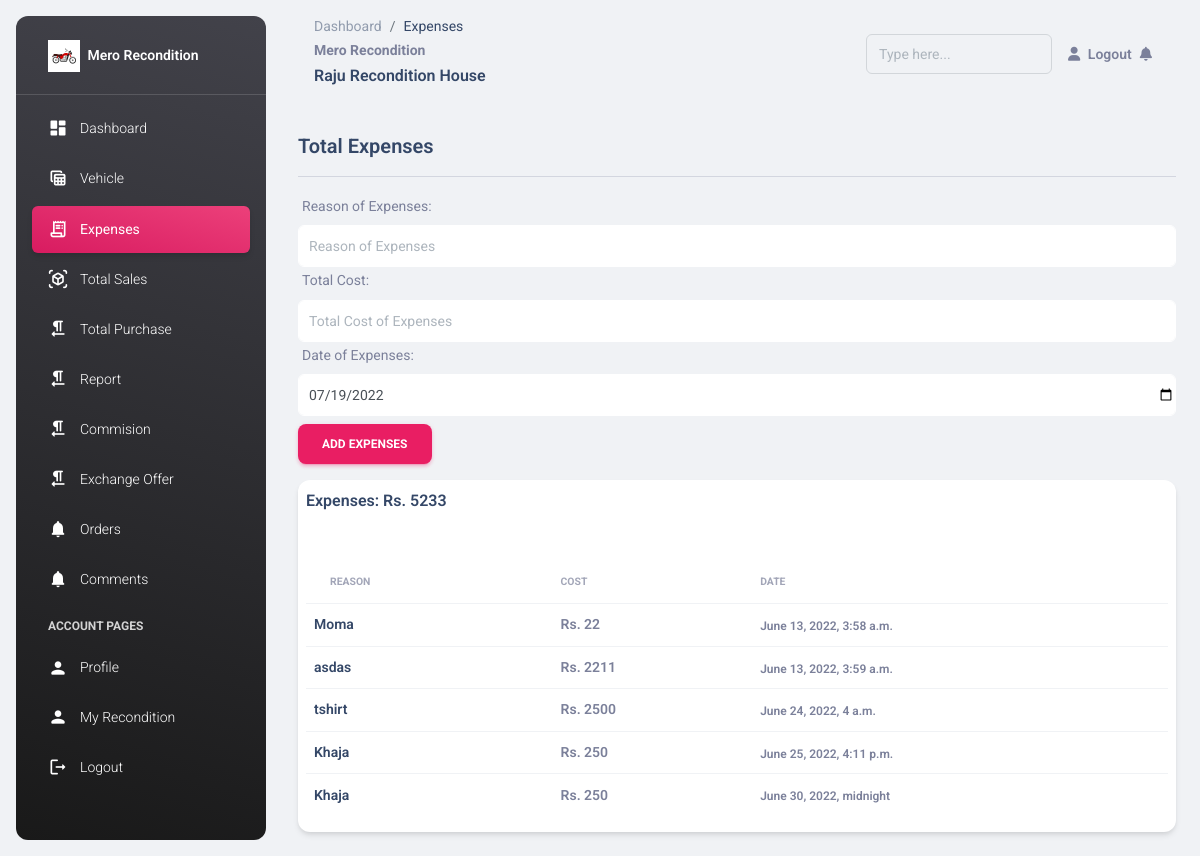
The app's page /recondition/expenses (signed in) with its own data.
### recon/models.py (models this page shows, shortened)
class CustomUser(AbstractUser):
    user_type_data = (("owner", "owner"), ("recondition", 'recondition'), ("customer", 'customer'))
    user_type = models.CharField(default = "owner", choices = user_type_data, max_length = 20)
    email = models.EmailField(unique = True)

class Recondition(models.Model):
    id = models.AutoField(primary_key = True)
    admin = models.OneToOneField(CustomUser, on_delete=models.CASCADE)
    number = models.BigIntegerField(blank= True, null = True)
    recondition_name = models.CharField(max_length=200)
    slug = models.SlugField(max_length=200, unique = True)
    Temporary_address = models.CharField(max_length = 300)
    District = models.CharField(max_length = 50, default = 'Kathmandu')
    profile_pic = models.ImageField(upload_to = "Recondition", blank = True)
    verified = models.BooleanField(default=False)
    created_at = models.DateTimeField(auto_now_add= True)
    expire_on = models.DateField(blank= True, null = True)
    long = models.CharField(max_length = 30, blank = True, null = True)
    lat = models.CharField(max_length = 30, blank = True, null = True)
    call = models.IntegerField()
    objects = models.Manager()

class Expenses(models.Model):
    id = models.AutoField(primary_key=True)
    cost = models.IntegerField()
    reason = models.CharField(max_length=200)
    date = models.DateTimeField()
    recondition = models.ForeignKey(CustomUser, related_name="recondition_expenses", on_delete=models.CASCADE)

### recond/views.py (the view, shortened to what this page needs)
# urls.py: path('expenses', views.Expenseshow.as_view(), name = "expense" ),
class Expenseshow(TemplateView):
    template_name = "recondition/expenses.html"
    def get(self, request, *args, **kwagrs):
        expenses = Expenses.objects.filter(recondition=request.user)
        exp_cost = Expenses.objects.filter(recondition = request.user).order_by('-date').aggregate(Sum('cost'))
        form = ExpenseForm()
        form.fields['date'].initial = date.today()
        dist =  {
            'form':form,
            'expenses': expenses,
            'cost':exp_cost
        }
        return render(request, self.template_name, dist)

### recond/forms.py
class ExpenseForm(forms.ModelForm):
    class Meta:
        model = Expenses
        fields = ('reason','cost', 'date')
        labels = {
            'cost':'Total Cost',
            'reason':'Reason of Expenses',
            'date':'Date of Expenses'
        }
        widgets = {
            'reason':forms.TextInput(attrs = {'class':'form-control col-12 col-md-6', 'placeholder':'Reason of Expenses'}),
            'cost':forms.NumberInput(attrs = {'class':'form-control col-12 col-md-6', 'placeholder':'Total Cost of Expenses'}),
            'date':forms.DateInput(attrs = {'class':'form-control', 'type':'date'})
        }

### templates/recondition/expenses.html (shortened to what this page needs)
{% extends 'recondition/homepage.html' %}
{% block pages %}
    <ol class="breadcrumb bg-transparent mb-0 pb-0 pt-1 px-0 me-sm-6 me-5">
        <li class="breadcrumb-item text-sm"><a class="opacity-5 text-dark" href="{%url 'recond:homepage'%}">Dashboard</a></li>
        <li class="breadcrumb-item text-sm text-dark active" aria-current="page">Expenses</li>
    </ol>
{% endblock pages %}
{% block content %}
    <div class="container-fluid py-4">
        <h5>Total Expenses</h5>
        <hr>
        <form action="" method="post">
            {{form}}
            <button type="submit" class="btn btn-primary mt-2">
                Add Expenses
            </button>
        </form>
        <div class="row">
            <div class="col-12">
              <div class="card">
                <h6 class="p-2">Expenses: Rs. {{cost.cost__sum}}</h6>
                <div class="card-body px-0 pb-2">
                  <div class="table-responsive p-2">
                    <table class="table align-items-center justify-content-center mb-0">
                      <thead>
                        <tr>
                          <th class="text-uppercase text-secondary text-xxs font-weight-bolder opacity-7">Reason</th>
                          <th class="text-uppercase text-secondary text-xxs font-weight-bolder opacity-7 ps-2">Cost</th>
                          <th class="text-uppercase text-secondary text-xxs font-weight-bolder opacity-7 ps-2">Date</th>
                        </tr>
                      </thead>
                      <tbody>
                        {% for i in expenses  %}
                        <tr class="ps-2">
                            <td>
                              <h6 class="mb-0 text-sm">{{i.reason}}</h6>
                            </td>
                            <td>
                              <p class="text-sm font-weight-bold mb-0">Rs. {{i.cost}}</p>
                            </td>
                            <td>
                              <span class="text-xs font-weight-bold">{{i.date}}</span>
                            </td>
                          </tr>
                        {% endfor %}
                      </tbody>
                    </table>
                  </div>
                </div>
              </div>
            </div>
        </div>
    </div>
{% endblock content %}

### templates/dashbord/dashboard.html (shortened to what this page needs)
{% load static %}
<!DOCTYPE html>
<html lang="en">
  {% load pwa %}
<head>
  <link href="{%static 'assets/css/nucleo-icons.css' %} " rel="stylesheet" />
  <link href="{%static 'assets/css/nucleo-svg.css' %} " rel="stylesheet" />
  <link id="pagestyle" href="{%static 'assets/css/material-dashboard.css' %} " rel="stylesheet" />
</head>
<body class="g-sidenav-show  bg-gray-200">
  {% block aside %}
  {%endblock%}
  <main class="main-content position-relative max-height-vh-100 h-100 border-radius-lg ">
    <nav class="navbar navbar-main navbar-expand-lg px-0 mx-4 shadow-none border-radius-xl" id="navbarBlur" navbar-scroll="true">
      <div class="container-fluid py-1 px-3">
        <nav aria-label="breadcrumb">
          {% block pages %}{% endblock pages %}
          <small class="font-weight-bolder mb-0">Mero Recondition</small>
          {% if user.recondition.recondition_name %}
            <h6>{{user.recondition.recondition_name}}</h6>
          {% else %}
            <h6>{{user.username}} Dashboard</h6>
          {% endif %}
        </nav>
        <div class="collapse navbar-collapse mt-sm-0 mt-2 me-md-0 me-sm-4" id="navbar">
          <div class="ms-md-auto pe-md-3 d-flex align-items-center">
            <div class="input-group input-group-outline">
              <form action="" method="post">
                <input type="text" class="form-control" name ="name" placeholder="Type here...">
              </form>
            </div>
          </div>
          <ul class="navbar-nav  justify-content-end">
            <li class="nav-item d-flex align-items-center">
              <a href="{%url 'recon:logout'%}" class="nav-link text-body font-weight-bold px-0">
                <i class="fa fa-user me-sm-1"></i>
                  <span class="d-sm-inline d-none">Logout</span>
              </a>
            </li>
            <li class="nav-item dropdown ps-2 pe-2 d-flex align-items-center">
              <a href="javascript:;" class="nav-link text-body p-0" id="dropdownMenuButton" data-bs-toggle="dropdown" aria-expanded="false">
                <i class="fa fa-bell cursor-pointer" style="position: relative;"></i>
              </a>
            </li>
          </ul>
        </div>
      </div>
    </nav>
    {% block content %}
    {% endblock content %}
  </main>
</body>
</html>

### templates/dashbord/dashboard.html (style rules this page uses)
.form-control { border: 1px solid white; background-color: white; color: #495057; padding-left: 10px; }
.card { cursor: pointer; }

### records on screen
CustomUser: recondition.recondition_name "Raju Recondition House"
Expenses: reason "Moma", cost "22", date "June 13, 2022, 3:58 a.m."
Expenses: reason "asdas", cost "2211", date "June 13, 2022, 3:59 a.m."
Expenses: reason "tshirt", cost "2500", date "June 24, 2022, 4 a.m."
Expenses: reason "Khaja", cost "250", date "June 25, 2022, 4:11 p.m."
Expenses: reason "Khaja", cost "250", date "June 30, 2022, midnight"

### other values on screen
{{ cost.cost__sum }} "5233"
